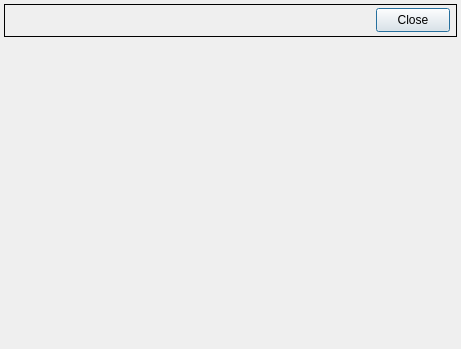
<?xml version="1.0" encoding="UTF-8"?>
<ui version="4.0">
 <class>WriteRam</class>
 <widget class="QDialog" name="WriteRam">
  <property name="geometry">
   <rect>
    <x>0</x>
    <y>0</y>
    <width>461</width>
    <height>349</height>
   </rect>
  </property>
  <property name="windowTitle">
   <string>Dialog</string>
  </property>
  <widget class="QFrame" name="frame">
   <property name="geometry">
    <rect>
     <x>4</x>
     <y>4</y>
     <width>453</width>
     <height>33</height>
    </rect>
   </property>
   <property name="frameShape">
    <enum>QFrame::Box</enum>
   </property>
   <property name="frameShadow">
    <enum>QFrame::Plain</enum>
   </property>
   <widget class="QPushButton" name="wrClosePB">
    <property name="geometry">
     <rect>
      <x>372</x>
      <y>4</y>
      <width>74</width>
      <height>24</height>
     </rect>
    </property>
    <property name="text">
     <string>Close</string>
    </property>
   </widget>
   <widget class="QELabel" name="qelabel">
    <property name="geometry">
     <rect>
      <x>8</x>
      <y>4</y>
      <width>81</width>
      <height>25</height>
     </rect>
    </property>
    <property name="font">
     <font>
      <pointsize>12</pointsize>
     </font>
    </property>
    <property name="variable" stdset="0">
     <string>$(P):LI:$(M)-$(N):DATA.DESC</string>
    </property>
    <property name="variableSubstitutions" stdset="0">
     <string>P=CHA,M=2531-1,N=2</string>
    </property>
    <property name="displayAlarmState">
     <bool>false</bool>
    </property>
   </widget>
   <widget class="QELabel" name="qelabel_6">
    <property name="geometry">
     <rect>
      <x>96</x>
      <y>8</y>
      <width>81</width>
      <height>16</height>
     </rect>
    </property>
    <property name="font">
     <font>
      <pointsize>11</pointsize>
      <weight>75</weight>
      <bold>true</bold>
     </font>
    </property>
    <property name="variable" stdset="0">
     <string>$(P):MBBI:$(M)-$(N):MOTOR:STATE</string>
    </property>
    <property name="variableSubstitutions" stdset="0">
     <string>P=CHA,M=2531-1,N=2</string>
    </property>
    <property name="displayAlarmState">
     <bool>false</bool>
    </property>
   </widget>
  </widget>
  <widget class="QEForm" name="qeform">
   <property name="geometry">
    <rect>
     <x>4</x>
     <y>42</y>
     <width>452</width>
     <height>300</height>
    </rect>
   </property>
   <property name="uiFile" stdset="0">
    <string>/afs/slac/g/testfac/tools/display/beckhoff/common/ui/writeram.ui</string>
   </property>
  </widget>
 </widget>
 <customwidgets>
  <customwidget>
   <class>QEForm</class>
   <extends>QWidget</extends>
   <header>QEForm.h</header>
  </customwidget>
  <customwidget>
   <class>QELabel</class>
   <extends>QLabel</extends>
   <header>QELabel.h</header>
  </customwidget>
 </customwidgets>
 <resources/>
 <connections/>
</ui>
